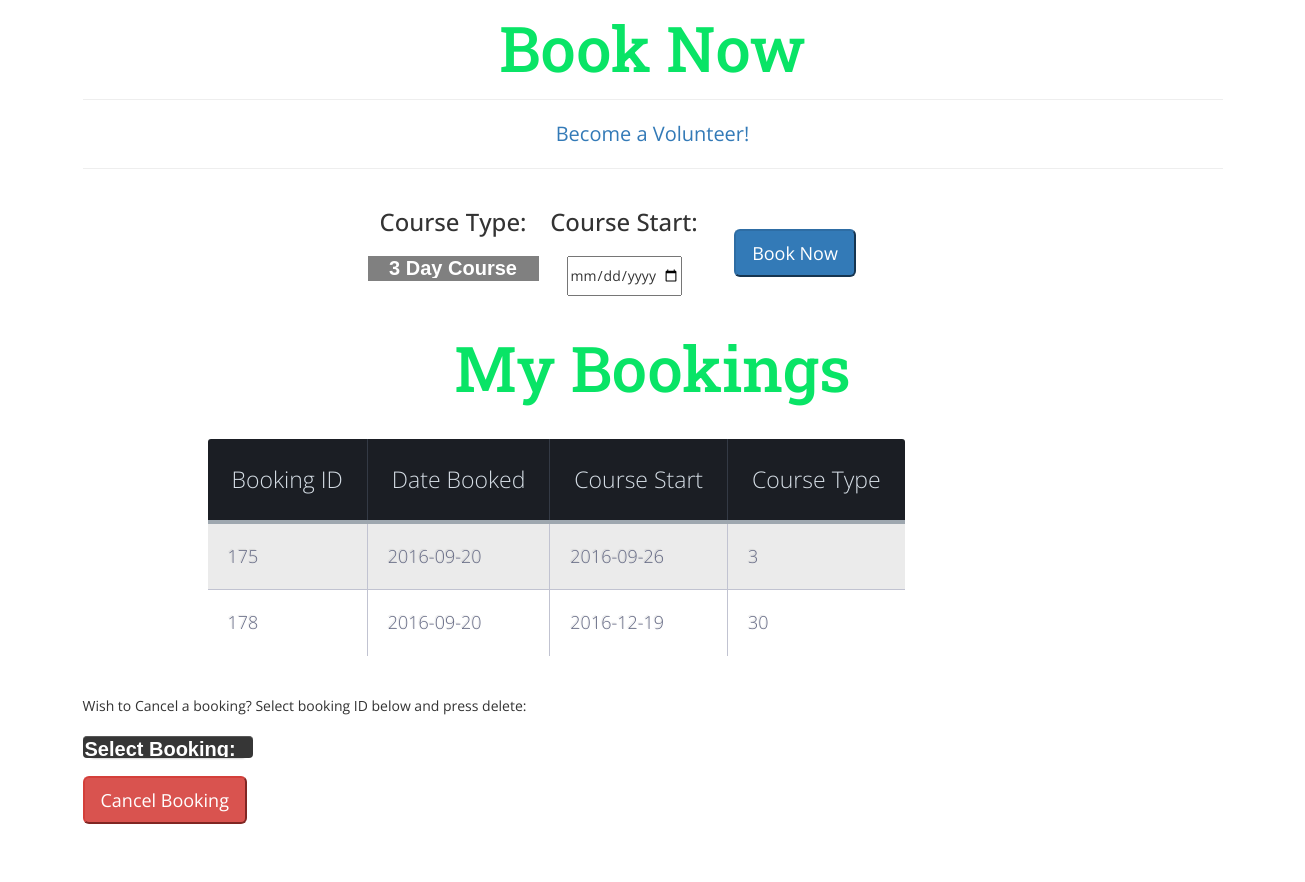
Page /bookings.php (signed in, middle part) on the earlier database version.
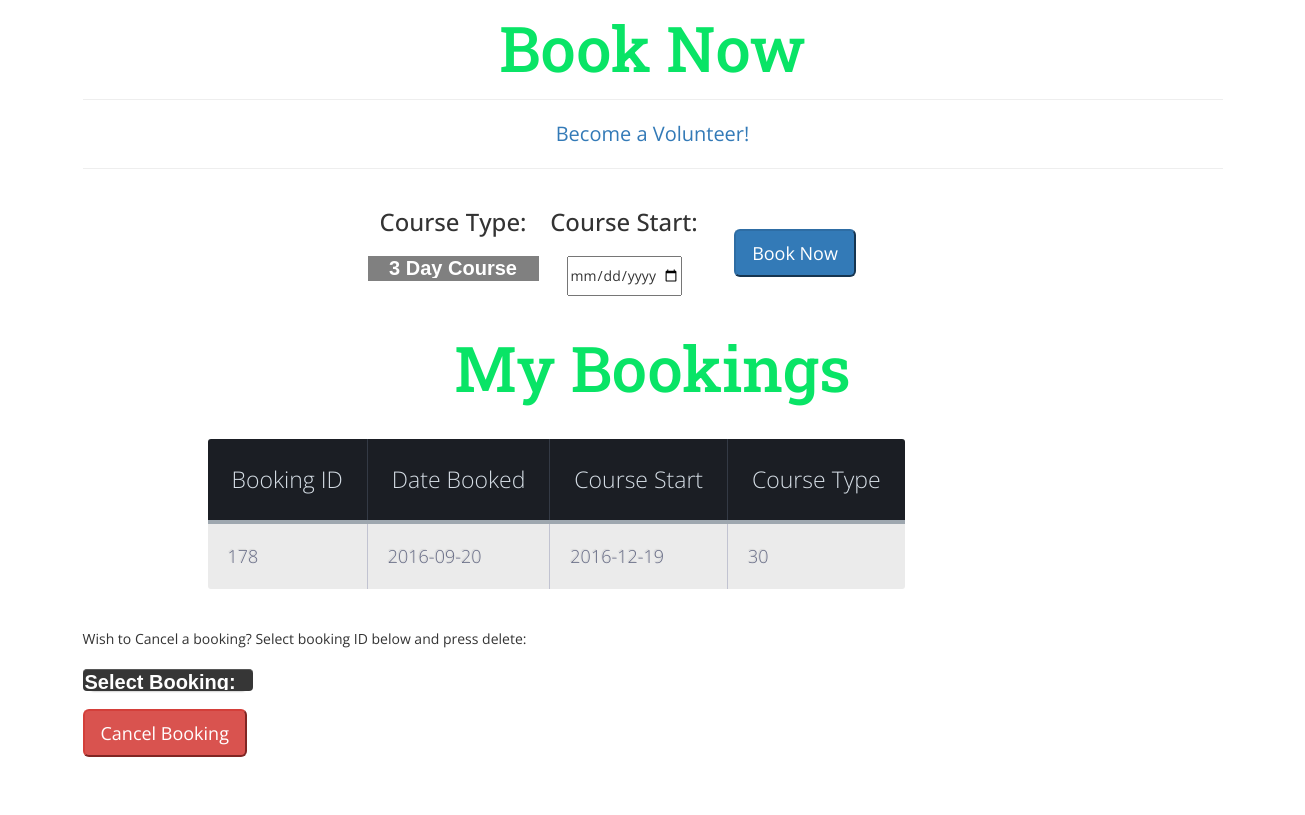
Same page on the later database version.
### tables this page shows
CREATE TABLE `bookings` (
  `bookingID` int(64) NOT NULL,
  `userID` int(64) NOT NULL,
  `date` date NOT NULL,
  `courseStart` date NOT NULL,
  `courseEnd` date NOT NULL,
  `courseType` varchar(10) NOT NULL,
  `gender` text NOT NULL
);

### bookings.php (the view, shortened to what this page needs)
<?php
include "serverConnection.php";
if(isset($_SESSION['iAmLogged'] )){
$userBookinginfo = "SELECT * FROM bookings WHERE userID = '$_SESSION[userID]'";
$bookingpage = mysqli_query($con, $userBookinginfo) or die(mysqli_error($con));
}
?>
<!DOCTYPE html>
<html>
<head>
<link href="css/bootstrap.css" type="text/css" rel="stylesheet" media="all">
<link href="css/style.css" type="text/css" rel="stylesheet" media="all">
<link href="css/styletable.css" type="text/css" rel="stylesheet" media="all">
</head>
<body>
	<div class="codes">
		<div class="container">
			<h3 class="title">Book Now</h3>
                <div id="adminTitle">
                    <hr><a href="Serverbookings.php"> Become a Volunteer! </a><hr>
                </div>
<div id="container">
    <div id="bookNow">
    <br>
        <form class="cd-form" action="process/processBooking.php" method="post" id="classBooking">
        <div class="bookForm">
                <div class="pos1-div">
                    <h3>Course Type: </h3>  <br>
			<div class="select-divv">
            <select class="courseType" name="courseType">
                  <option class="full-width has-padding has-border"  value="3">3 Day Course</option>
                </select>
            </div>
            </div>
		 <div class="pos2-div">
                <h3> Course Start: </h3> <br>
						<input class="full-width has-padding has-border" id="courseStart" name="courseStart" type="date" min="2016-08-01" max="2100-01-02" required> <br><br>
        </div>
    <p class="fieldset"> <div class="pos3-div">
						<input class='btn-lg btn-primary' type="submit" name="bookNow" value="Book Now"><p>
        </div>
            </div>
				</form>
    </div>
         <br>
<h3 class="title">My Bookings</h3>	<br> <br>
<div id="myBookings">
	<div class="tablepos">
    <table>
	<thead>
	<tr>
        <th>Booking ID</th>
        <th>Date Booked</th>
		<th>Course Start</th>
        <th>Course Type</th>
	</tr>
	</thead>
	<tbody>
        <?php
    while($row = mysqli_fetch_array($bookingpage)) { ?>
	<tr>
        <td><?php echo strtoUpper($row['bookingID']) ?></td>
        <td><?php echo strtoUpper($row['date']) ?></td>
        <td><?php echo strtoUpper($row['courseStart']) ?> </td>
        <td><?php echo strtoUpper($row['courseType']) ?> </td>
        <?php }  ?>
	</tr>
	</tbody>
</table>
</div>
    </div>
<br><br>
             <form action="process/deleteBooking.php" method="post" id="deleteBooking"
                   onSubmit="if(!confirm('Do you really want to cancel your booking?')){return false;}">
        <p> Wish to Cancel a booking? Select booking ID below and press delete:</p> <br>
		<div class="select-div">
        <select name="deleteBooking">
            <option selected="true" disabled>Select Booking:&nbsp;</option>
    </select> </div> <br> <br>
        <input class='btn-lg btn-danger' type="submit" value="Cancel Booking" onClick="myFunction()">
        </form >
<br><br><br>
</div>
</div>
</body>
</html>

Differences in the rows shown:
removed bookings: bookingID "175", date "2016-09-20", courseStart "2016-09-26", courseType "3"
